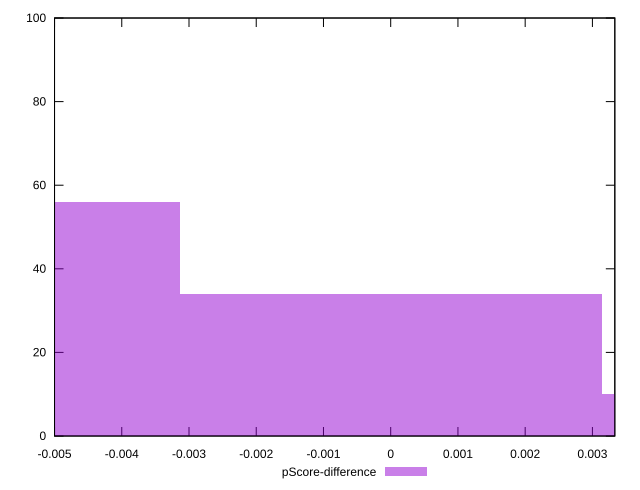

Recreate this plot in gnuplot.
reset

$pScoreDifference <<EOF
-0.006276657744601061 56
0 34
0.006276657744601061 10
EOF

set key outside below
set boxwidth 0.006276657744601061
set xrange [-0.0050000000000000044:0.0033333333333332993]
set yrange [0:100]
set trange [0:100]
set style fill transparent solid 0.5 noborder
set terminal svg size 640, 490 enhanced background rgb 'white'
set output "reprap/unused-css-rules/samples/pages+cached/pScore-difference/histogram.svg"

plot $pScoreDifference title "pScore-difference" with boxes

reset
